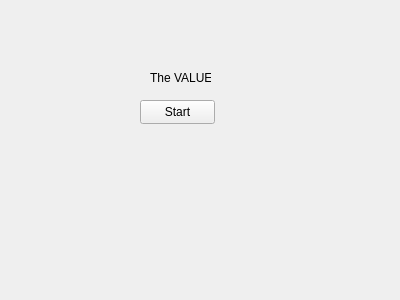
<?xml version="1.0" encoding="UTF-8"?>
<ui version="4.0">
 <class>Container</class>
 <widget class="QWidget" name="Container">
  <property name="geometry">
   <rect>
    <x>0</x>
    <y>0</y>
    <width>400</width>
    <height>300</height>
   </rect>
  </property>
  <property name="windowTitle">
   <string>Form</string>
  </property>
  <widget class="QPushButton" name="startButton">
   <property name="geometry">
    <rect>
     <x>140</x>
     <y>100</y>
     <width>75</width>
     <height>24</height>
    </rect>
   </property>
   <property name="text">
    <string>Start</string>
   </property>
  </widget>
  <widget class="QLabel" name="welcomeLabel">
   <property name="geometry">
    <rect>
     <x>150</x>
     <y>70</y>
     <width>61</width>
     <height>16</height>
    </rect>
   </property>
   <property name="text">
    <string>The VALUE</string>
   </property>
  </widget>
 </widget>
 <resources/>
 <connections/>
</ui>
